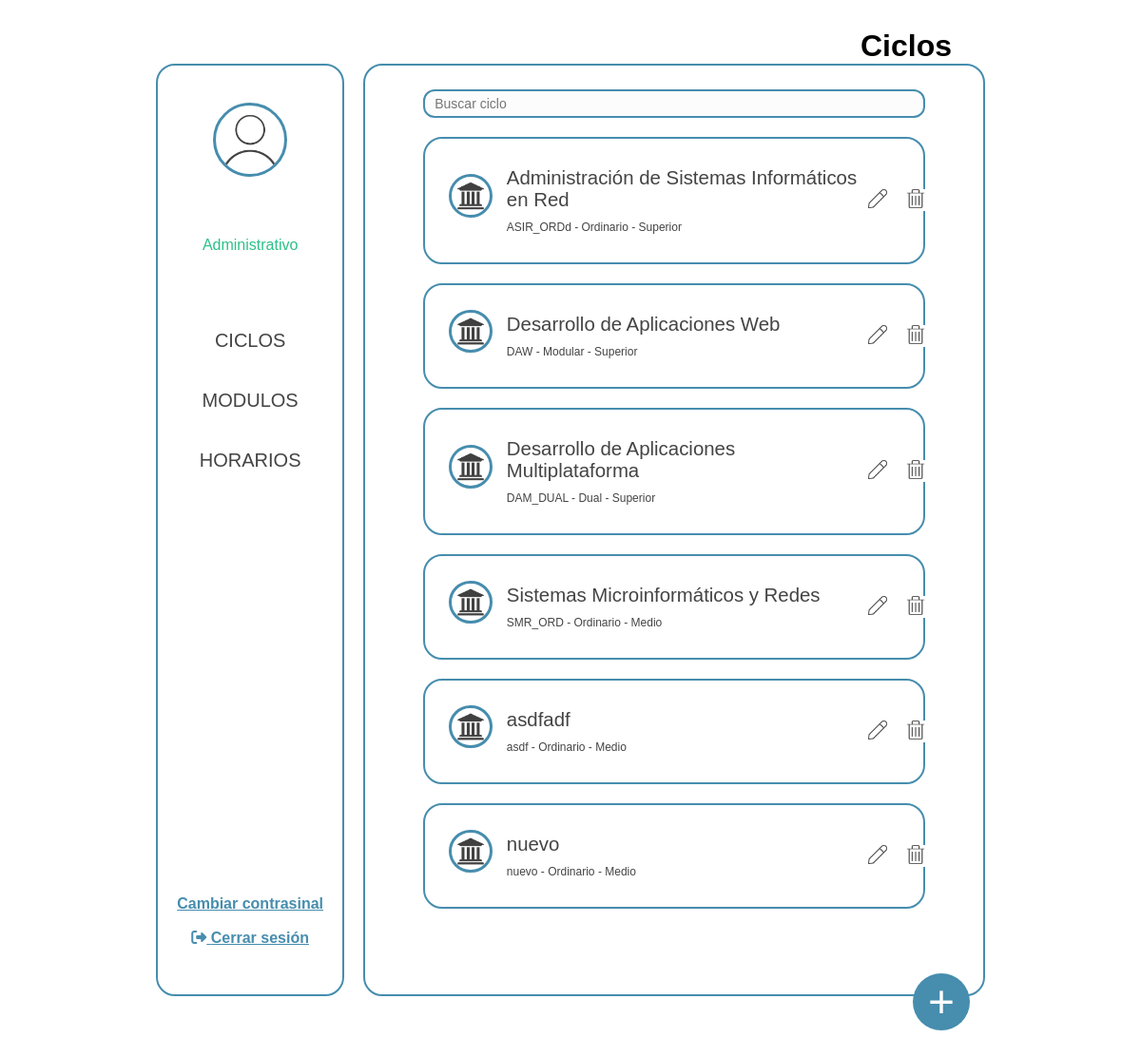
Page /GestionHorarios/www/pages/administrator_vocational_trainings.php on the earlier database version.
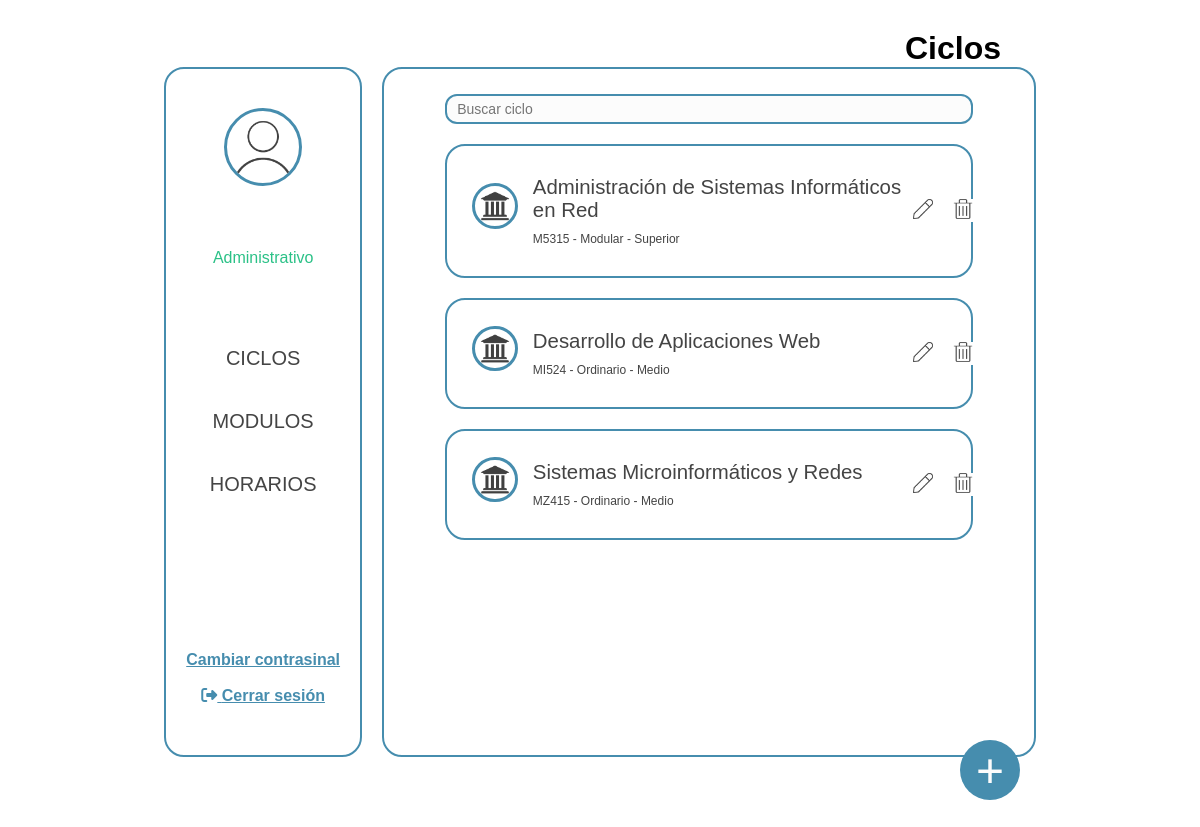
Same page on the later database version.
### tables this page shows
CREATE TABLE `vocational_trainings` (
  `id` int NOT NULL,
  `course_code` varchar(50) NOT NULL,
  `course_name` varchar(100) NOT NULL,
  `modality` enum('ordinary','dual','modular','') NOT NULL,
  `type` enum('medium','higher') NOT NULL,
  `time_stamp` datetime NOT NULL DEFAULT CURRENT_TIMESTAMP
);

### GestionHorarios/www/pages/administrator_vocational_trainings.php (the view, shortened to what this page needs)
<?php
include_once '../functions/connection.php';
$sql = "SELECT * FROM vocational_trainings";
$stmt = $pdo->query($sql);
$editVocationalTrainingId = null;
?>
<!DOCTYPE html>
<html lang="es">
<head>
    <link rel="stylesheet" href="../pages/css/administrator_panel.css">
</head>
<body>
    <h2>Ciclos</h2>
    <div class="container">
        <?php include_once('partials/container_left.php'); ?>
        <div class="container-rigth">
            <div class="container-buscador">
                <form method="post" style="all:initial; width: 100%;" action="../functions/administrator/function_panel_administrator.php" id="search-form">
                    <input class="buscador" type="text" id="buscar" placeholder="Buscar ciclo" name="txtFindVocationalTraining">
                </form>
            </div>
            <div class="mostrar-ciclos">
                <?php while ($fila = $stmt->fetch(PDO::FETCH_ASSOC)): ?>
                    <?php
                    $id = $fila['id'];
                    $course_name = $fila['course_name'];
                    $course_code = $fila['course_code'];
                    $modality = $fila['modality'];
                    $type = $fila['type'];
                    $typeTransform = ($type === 'higher') ? "Superior" : "Medio";
                    $modalityTransform = ($modality === 'ordinary') ? "Ordinario" : (($modality === 'modular') ? "Modular" : "Dual");
                    ?>
                    <div class='container-user'>
                        <div class='row'>
                            <div class='user-imagen'>
                                <img src='/images/ciclo.png' class='pic' alt='Ciclo img'>
                            </div>
                            <div class='user-texto'>
                                <p class='texto-nombre'><?php echo $course_name; ?></p>
                                <p class='texto-ciclo'><?php echo "$course_code - $modalityTransform - $typeTransform"; ?></p>
                            </div>
                            <?php if ($editVocationalTrainingId == $id): ?>
                                <div class='user-botones'>
                                    <form method='post' action='../functions/administrator/function_delete_user.php'>
                                        <input type='hidden' name='id' value='<?php echo $id; ?>'>
                                        <button type='submit' class='btn-delete' name='btnDelete'>
                                            <img src='/images/delete.png' class='boton-icono-delete' alt='Borrar'>
                                            <img src='/images/delete_hover.png' class='delete-hover' alt='Borrar'>
                                        </button>
                                    </form>
                                </div>
                            </div>
                            <div class='user-editar'>
                                <form action='../functions/vocational_trainings/function_update_vocational_trainings.php' style='all:initial; width: 100%;' method='post'>
                                    <div class='row-edit'>
                                        <input type='hidden' name='id' value='<?php echo $id; ?>'>
                                        <input class='inputs-form-2' type='text' name='txtCourse_code' value='<?php echo $course_code; ?>' placeholder='Código ciclo' required><br>
                                        <input class='inputs-form-2' type='text' name='txtCourse_name' value='<?php echo $course_name; ?>' placeholder='Nombre'><br>
                                    </div>
                                    <div class='row-edit'>
                                        <select class='inputs-form-select-2' name="selectModality" id="selectModality" required>
                                            <option value="ordinary" <?= ($modality == 'ordinary') ? 'selected' : ''; ?>>Ordinario</option>
                                            <option value="modular" <?= ($modality == 'modular') ? 'selected' : ''; ?>>Modular</option>
                                            <option value="dual" <?= ($modality == 'dual') ? 'selected' : ''; ?>>Dual</option>
                                        </select>
                                        <select class='inputs-form-select-2' name="selectType" id="selectType" required>
                                            <option value="medium" <?= ($type == 'medium') ? 'selected' : ''; ?>>Medio</option>
                                            <option value="higher" <?= ($type == 'higher') ? 'selected' : ''; ?>>Superior</option>
                                        </select>
                                    </div>
                                    <div class='row-guardar'>
                                        <button type='submit' class='btnActualizar' name='btnSave'>Actualizar</button>
                                    </div>
                                </form>
                            </div>
                            <?php else: ?>
                                <div class='user-botones'>
                                    <form method='post'>
                                        <button type='submit' class='btn' name='btnUpdate'>
                                            <img src='/images/edit.png' class='boton-icono-edit' alt='Editar'>
                                        </button>
                                    </form>
                                    <form method='post' action='../functions/vocational_trainings/function_delete_vocational_training.php'>
                                        <button type='submit' class='btn-delete' name='btnDelete'>
                                            <img src='/images/delete.png' class='boton-icono-delete' alt='Borrar'>
                                        </button>
                                    </form>
                                </div>
                            </div>
                        <?php endif; ?>
                    </div>
                <?php endwhile; ?>
            </div>
        </div>
    </div>
    <form action="administrator_create_vocational_training.php">
        <button name="btnCreateVocationalTraining" class="btnCreateUser">+</button>
    </form>
</body>
</html>

### GestionHorarios/www/pages/partials/container_left.php
<?php
if (strcmp($_SESSION["user"]["rol"], "admin") == 0) {
    echo '
            <div id="contIzq" class="container-left">
                <div class="circle">
                    <img src="/images/user.png" class="pic-user" alt="Usuario">
                </div>
                <h3>' . $_SESSION['user']['name'] . '</h3>';
    if ($_SESSION['user']['rol'] == 'student') {
        echo '<p>Alumno</p>';
    } else {
        echo '<p>Administrativo</p>';
    }
    echo ' <ul>
                    <li><a href="administrator_panel.php">ALUMNOS</a></li>
                    <li><a href="administrator_professors.php">PROFESORES</a></li>
                    <li><a href="administrator_vocational_trainings.php">CICLOS</a></li>
                    <li><a href="administrator_modules.php">MODULOS</a></li>
                    <li><a href="administrator_horarios.php">HORARIOS</a></li>
                </ul>
                <br>
                <div style="margin-top: auto; display: flex; flex-direction: column; align-items: center; justify-content: center;">
                    <a href="reset_password.php" class="logout">
                        <b>Cambiar contrasinal</b>
                    </a>
                    <br>
                    <a href="../../functions/user/close_session.php" class="logout">
                        <i class="fas fa-sign-out-alt"></i> <b>Cerrar sesión</b>
                    </a>
                </div>
            </div>';
} else {
    echo '
            <div id="contIzq" class="container-left">
                <div class="circle">
                    <img src="/images/user.png" class="pic-user" alt="Usuario">
                </div>
                  <h3>' . $_SESSION['user']['name'] . '</h3>';
    if ($_SESSION['user']['rol'] == 'student') {
        echo '<p>Alumno</p>';
    } else {
        echo '<p>Administrativo</p>';
    };
    echo '<ul>
                    <li><a href="../student/student_vocational_trainings.php">CICLOS</a></li>
                    <li><a href="../student/student_modules.php">MODULOS</a></li>
                    <li><a href="../student/student_horarios.php">HORARIOS</a></li>
                </ul>
                <br>
                <div style="margin-top: auto; display: flex; flex-direction: column; align-items: center; justify-content: center;">
                    <a href="../reset_password.php" class="logout">
                        <b>Cambiar contrasinal</b>
                    </a>
                    <br>
                    <a href="../../functions/user/close_session.php" class="logout">
                        <i class="fas fa-sign-out-alt"></i> <b>Cerrar sesión</b>
                    </a>
                </div>
            </div>';
}

### GestionHorarios/www/pages/css/administrator_panel.css (style rules this page uses)
body { font-family: Arial, sans-serif; height: 100vh; overflow: hidden; margin: 2.5% 20px; width: calc(100% - 40px); }
.container { display: flex; gap: 20px; }
h2 { text-align: center; font-size: 2em; width: 100%; text-align: right; padding-right: 35px; }
.container-left { position: relative; display: flex; max-height: calc( 95vh - 70px ); flex-direction: column; align-items: center; width: 269px; border: solid var(--color-primario) 2px; border-radius: 20px; padding-bottom: 50px; height: 2000px; }
.circle { width: 40%; border-radius: 80%; margin: 39px; }
.container-left p { color: var(--second-color); margin-bottom: 60px; }
.container-left ul { list-style-type: none; width: 100%; text-align: center; padding: 0; }
.container-left ul li { font-size: 20px; padding: 10px 0; position: relative; transition: padding-left 0.3s; }
.container-left ul li a { text-decoration: none; color: var(--tertiary-color); display: block; padding: 10px 20px; }
.container-left ul li::after { content: ""; position: absolute; top: 0; left: 0; width: 0; height: 100%; background-color: var(--color-primario); color: var(--forty-color); transition: width 0.3s ease-out; z-index: -1; border-top-right-radius: 50px; border-bottom-right-radius: 50px; }
.container-rigth { text-align: center; width: 100%; max-height: calc( 95vh - 70px ); border: solid var(--color-primario) 2px; border-radius: 20px; padding: 25px; overflow-y: auto; height: 2000px; }
.mostrar-ciclos { display: flex; flex-wrap: wrap; }
.container-user { display: flex; flex-direction: column; flex-wrap: wrap; border: 2px solid var(--color-primario); padding: 10px; width: 100%; border-radius: 20px; margin-bottom: 20px; margin-right: 6%; margin-left: 6%; }
.row { display: flex; flex-wrap: wrap; width: 100%; margin-top: 15px; margin-bottom: 15px; }
.pic { border: 3px solid var(--color-primario); width: 60%; border-radius: 80%; margin-bottom: 10px; }
.pic-user { border: 3px solid var(--color-primario); width: 100%; border-radius: 80%; margin-bottom: 10px; }
.container-user p { margin: 5px 0; }
button { cursor: pointer; }
form { display: inline-block; }
.btnCreateUser { position: fixed; bottom: 7%; right: 15%; background-color: var(--color-primario); width: 60px; height: 60px; border-radius: 50%; border: none; font-size: 3rem; color: var(--forty-color); transition: transform 0.5s ease, background-color 0.3s ease; }
.logout { color: var(--color-primario); }
.buscador { background-color: var(--forty-color); border: 2px solid var(--color-primario); padding: 5px 10px; border-radius: 12px; font-size: 14px; color: var(--tertiary-color); appearance: none; cursor: pointer; width: 100%; height: 30px; position: relative; }
.user-imagen { width: 15%; display: flex; align-items: center; justify-content: center; }
.user-texto { width: 75%; text-align: left; display: flex; flex-direction: column; align-items: left; justify-content: center; }
.texto-nombre { font-size: 1.7vw; }
.texto-ciclo { font-size: 1vw; }
.user-botones { width: 9%; text-align: left; display: flex; align-items: center; justify-content: center; }
.btn { background-color: white; border: 0px; margin-left: 20px; }
.btn-delete { background-color: white; border: 0px; margin-left: 20px; }
.boton-icono-edit { width: 20px; height: 20px; }
.boton-icono-delete { width: 20px; height: 20px; }
p { color: var(--tertiary-color); }
.container-buscador { text-align: center; margin-bottom: 20px; width: 100%; padding-left: 6%; padding-right: 6%; display: flex; }

### GestionHorarios/www/pages/css/common.css (style rules this page uses)
:root { --color-primario: #468dae; --second-color: #2bc187; --tertiary-color: #444444; --forty-color: #fcfcfc; --danger-color: #c12b2e; --fuente-principal: "Arial", sans-serif; }
* { margin: 0; padding: 0; box-sizing: border-box; }
body { padding: 0 12% 0 12%; margin-top: 3%; }

Differences in the rows shown:
removed vocational_trainings: course_name "Desarrollo de Aplicaciones Multiplataforma", course_code "DAM_DUAL", modality "Dual", type "Superior"
removed vocational_trainings: course_name "asdfadf", course_code "asdf", modality "Ordinario", type "Medio"
removed vocational_trainings: course_name "nuevo", course_code "nuevo", modality "Ordinario", type "Medio"
changed vocational_trainings "Administración de Sistemas Informáticos en Red": course_code "ASIR_ORDd" → "M5315"; modality "Ordinario" → "Modular"
changed vocational_trainings "Desarrollo de Aplicaciones Web": course_code "DAW" → "MI524"; modality "Modular" → "Ordinario"; type "Superior" → "Medio"
changed vocational_trainings "Sistemas Microinformáticos y Redes": course_code "SMR_ORD" → "MZ415"
